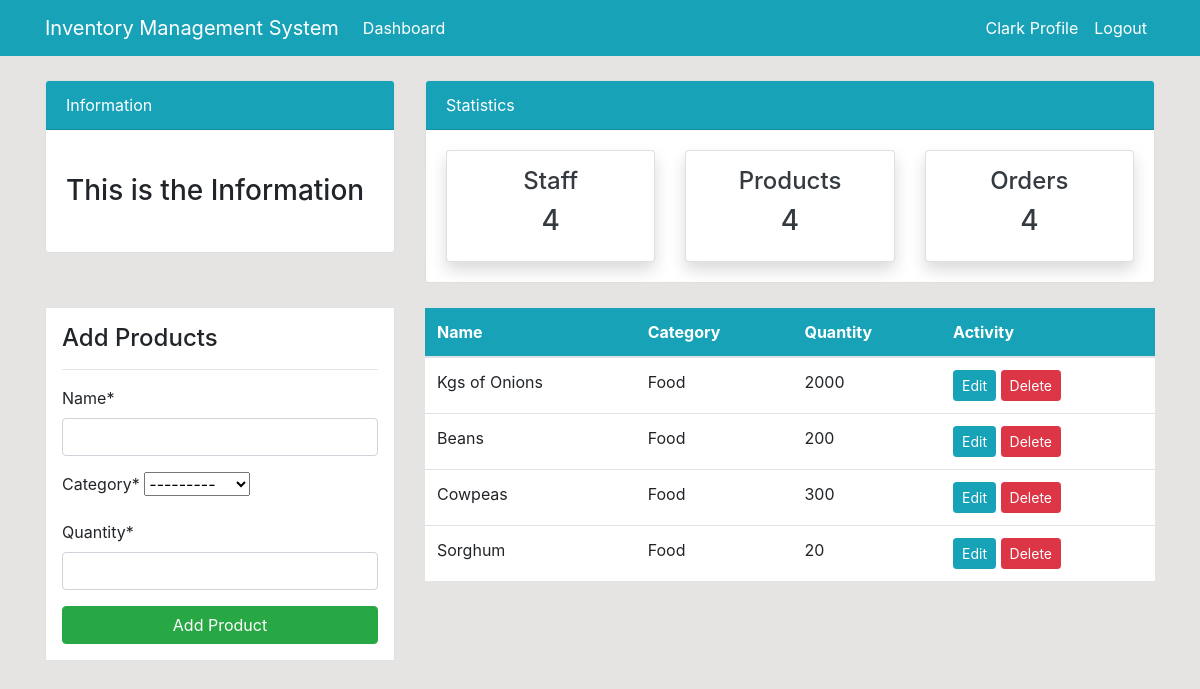
The page /product/ (signed in) on the database as committed earlier.
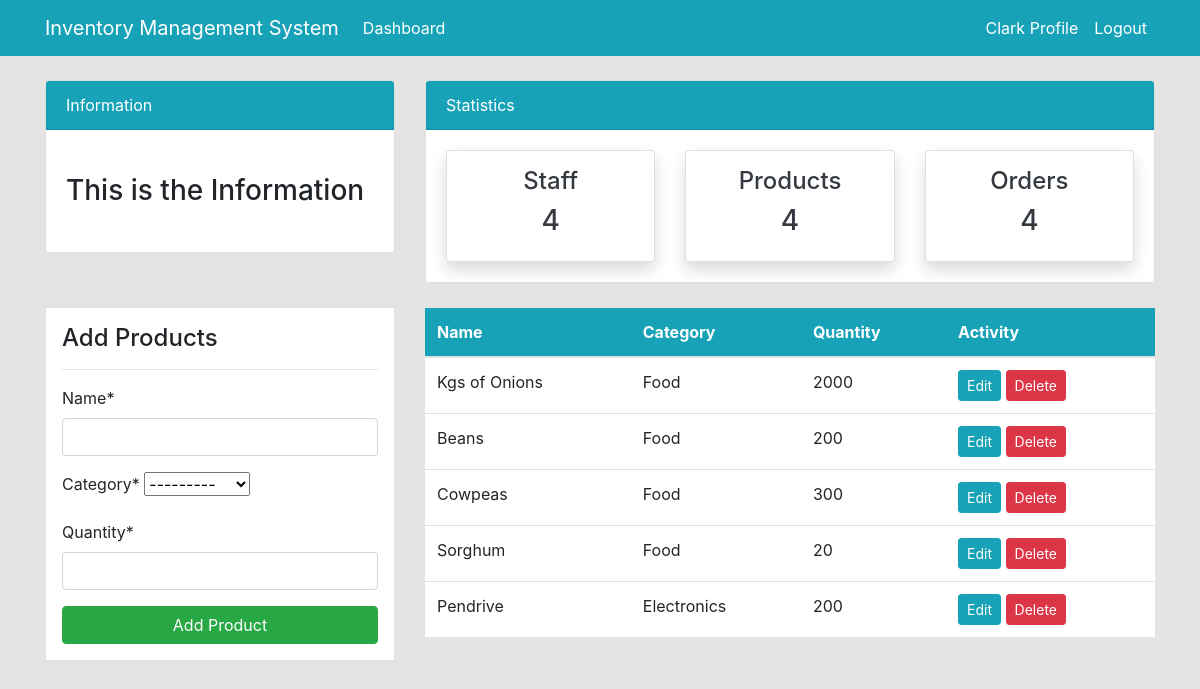
The same page on the database as committed later.
### dashboard/models.py (models this page shows, shortened)
class Product(models.Model):
    name = models.CharField(max_length =100, null=True)
    category = models.CharField(max_length=20, choices = CATEGORY, null=True)
    quantity = models.PositiveIntegerField(null=True)
    class Meta:
        verbose_name_plural = 'Product'

### dashboard/views.py (the view)
# urls.py: path('product/', views.product, name = 'dashboard-product'),
@login_required
def product(request):
    items = Product.objects.all() #using ORM
    if request.method == 'POST':
        form = ProductForm(request.POST)
        if form.is_valid():
            form.save()
            product_name = form.cleaned_data.get('name')
            messages.success(request, f'{product_name} has been added')
            return redirect("dashboard-product")
    else:
        form = ProductForm()
    context ={
        'items': items,
        'form' : form,
    }
    return render(request, 'dashboard/product.html', context)

### dashboard/forms.py
class ProductForm(forms.ModelForm):
    class Meta:
        model = Product
        fields = ['name', 'category', 'quantity']

### templates/dashboard/product.html (shortened to what this page needs)
{% extends 'partials/base.html' %}
{% block content %}
{% include 'partials/topnav.html'%}
{% load crispy_forms_tags %}
<div class="container">
    <div class="row my-4">
    <div class="col-md-4">
    <div class="border bg-white p-3">
    <h4>Add Products</h4>
    <hr>
    <form  method = "POST">
       {{ form|crispy }}
       <input class="btn btn-success btn-block" type="submit" value="Add Product">
    </form>
    </div>
    </div>
    <div class="col-md-8">
    <table class="table bg-white">
    <thead class="bg-info">
    <tr class="text-white">
    <th scope="col">Name</th>
    <th scope="col">Category</th>
    <th scope="col">Quantity</th>
    <th scope="col">Activity</th>
    </tr>
    </thead>
    <tbody>
    {% for item in items  %}
    <tr>
    <td>{{ item.name }}</td>
    <td>{{ item.category }}</td>
    <td>{{ item.quantity }}</td>
    <td>
    <a class="btn btn-info btn-sm" href="{% url 'dashboard-product-update' item.id %}">Edit</a>
    <a class="btn btn-danger btn-sm" href="{% url 'dashboard-product-delete' item.id %}">Delete</a>
    </td>
    </tr>
    {% endfor %}
    </tbody>
    </table>
    </div>
    </div>
    </div>
{% endblock %}

Rows that differ between the two databases and show on the page:
added Product: name "Pendrive", category "Electronics", quantity "200"
